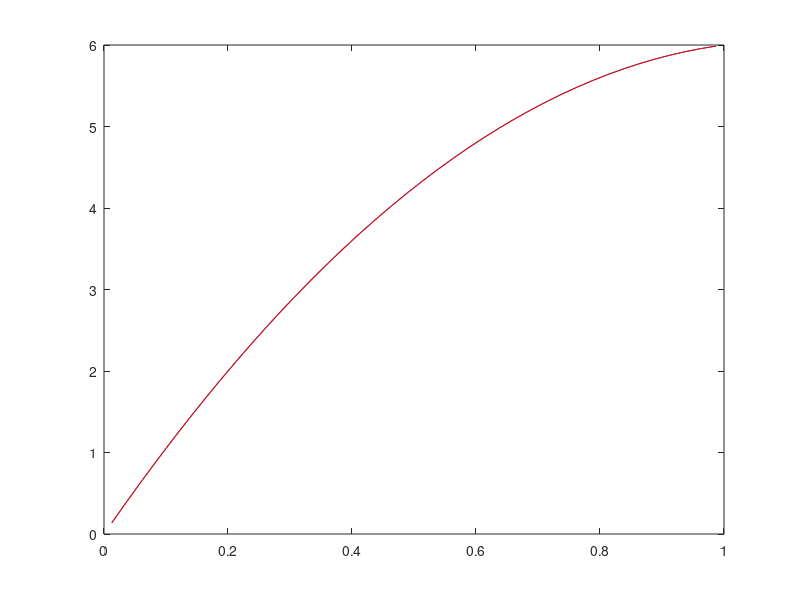
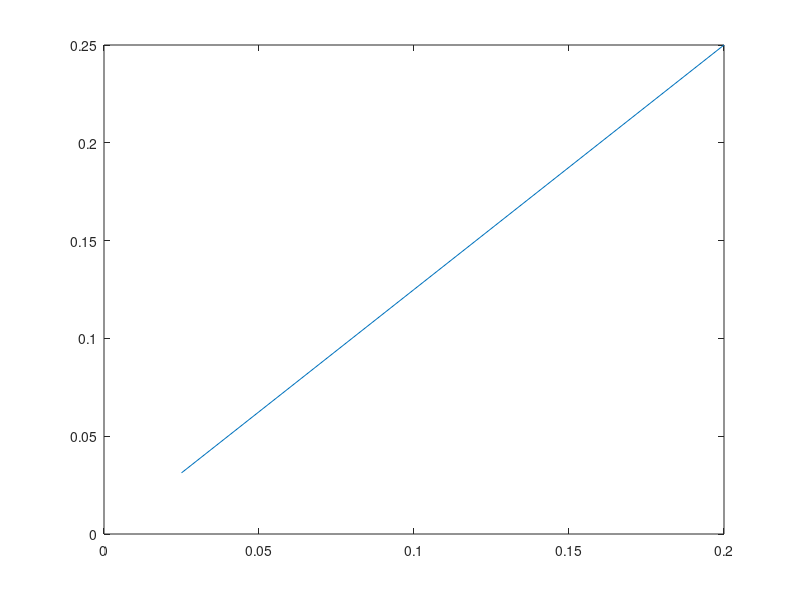

Write the MATLAB code that produced these figures, in order.
function Ejercicio2_FVM_C2()

%Caso 2
% 0 < x < L
% phi(0)=0 ; dphi_dxL(1)=1
Gamma = 1;
Q = 10;
L = 1;

phi0 = 0;
dPhi_dxL = 1;

h=0.2;

for hh=1:4 %en cada loop se divide en 2 el h

hv(hh) = h;

x = 0:h:L;
cant_celdas = length(x)-1;

h = x(2) - x(1);
h1 = h/2;
% |---|---|---|---|---|
% 1 1 2 2 3 3 4 4 5 5 6

K = zeros(cant_celdas,cant_celdas);
F = zeros(cant_celdas,1);
left = true;

%syms phi_left phi_cent phi_right;

for i=1:cant_celdas %cada celda
    
    for j=i:i+1 %cada cara
        
        if (j == 1) %primer cara
            %Eq = Eq + (-1 * Gamma * (1/h1) * (phi_cent - phi0));
            K(i,j) = K(i,j) + (-1 * Gamma * (1/h1));
            left = false;
        else
            if (j == cant_celdas+1) %ultima cara
                %Eq = Eq + (Gamma * (1/h1) * (phiL - phi_cent));
                %K(i,j-1) = K(i,j-1) + (-1 * Gamma * (1/h1)); %este aporte
                %solo iria si fuese dirichlet
            else   
                if (left)
                    %Eq = Eq + (-1 * Gamma * (1/h) * (phi_left - phi_cent));
                    K(i,j) = K(i,j) + (-Gamma * (1/h));
                    K(i,j-1) = K(i,j-1) + (Gamma * (1/h));
                    left = false;
                else
                    if (~left)
                        %Eq = Eq + (Gamma * (1/h) * (phi_right - phi_cent));
                        K(i,j) = K(i,j) + Gamma * (1/h);
                        K(i,j-1) = K(i,j-1) + (-Gamma * (1/h));
                        left = true;
                    end
                end
            end     
        end
        
    end
    
    F(i) = -Q * h;
    
end

%Cond dirichlet
F(1) = F(1) - ((2*Gamma)/h * phi0);
%Cond Neumann
F(cant_celdas) = F(cant_celdas) - dPhi_dxL;

a = K\F;
%a(2:length(a)+1)=a;
%a(1)=phi0;
%a(length(a)+1)=phiL;
for i=1:cant_celdas
    xmid(i)= x(i)+(x(i+1)-x(i))/2;
end

%xmid(2:length(xmid)+1)=xmid;
%xmid(1) = x(1);
%xmid(length(xmid)+1)=x(length(x));

exact = (11 - 5.*xmid).*xmid;

err(hh) = sum((a - exact'));
h = h/2;

end

figure;
plot(xmid,a,xmid,exact,'r');
figure;
plot(hv,err);

end